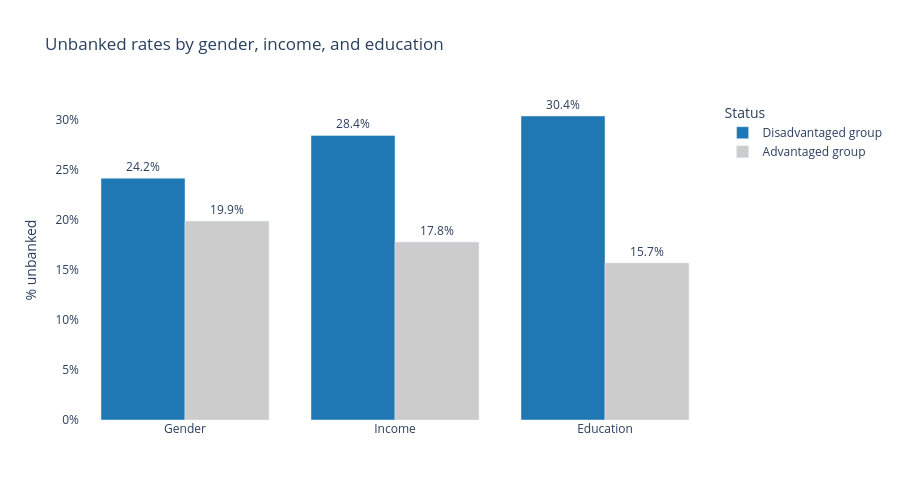

Notebook code cell kept with this figure:
### Markdown cell above
Within countries, the people who don't own financial accounts are not random. Using demographics taken from the World Bank API, and pooling these across countries yields the graph below.

### Code cell
# Create a list of demographic account ownership columns to convert from percentages to decimals
demo_cols = ["account_female", "account_male", "account_poor40", 
             "account_rich60", "account_prim_less", "account_sec_more"]

# Divide by 100 to convert to decimals to match the percent_with_fin_account variable
for col in demo_cols:
    merged[col] = merged[col] / 100     

# Compute population-weighted average percent with financial account for each demographic group

def weighted_unbanked(df, account_col, weight_col="adult_pop"):
    """Population-weighted unbanked rate (1 - account ownership)."""
    sub = df.dropna(subset=[account_col, weight_col])
    weighted_account = (sub[account_col] * sub[weight_col]).sum() / sub[weight_col].sum()
    return 1 - weighted_account

rows = [
    ("Gender",    "Women",              weighted_unbanked(merged, "account_female")),
    ("Gender",    "Men",                weighted_unbanked(merged, "account_male")),
    ("Income",    "Poorest 40%",        weighted_unbanked(merged, "account_poor40")),
    ("Income",    "Richest 60%",        weighted_unbanked(merged, "account_rich60")),
    ("Education", "Primary or less",    weighted_unbanked(merged, "account_prim_less")),
    ("Education", "Secondary or more",  weighted_unbanked(merged, "account_sec_more")),
]

unbanked_df = pd.DataFrame(rows, columns=["dimension", "group", "unbanked_rate"])

# Create bar chart showing unbanked rates by demographic group
unbanked_df["Status"] = unbanked_df["group"].map({
    "Women": "Disadvantaged group",
    "Men": "Advantaged group",
    "Poorest 40%": "Disadvantaged group",
    "Richest 60%": "Advantaged group",
    "Primary or less": "Disadvantaged group",
    "Secondary or more": "Advantaged group",
})

unbanked_fig = px.bar(
    unbanked_df,
    x="dimension",
    y="unbanked_rate",
    color="Status",
    barmode="group",
    hover_data=["group"],
    text=unbanked_df["unbanked_rate"].mul(100).round(1).astype(str) + "%",
    color_discrete_map={"Advantaged group": "#cccccc", "Disadvantaged group": "#1f77b4"},
    title="Unbanked rates by gender, income, and education",
    labels={"unbanked_rate": "% unbanked", "dimension": ""},
)
unbanked_fig.update_traces(textposition="outside")
unbanked_fig.update_layout(yaxis_tickformat=".0%", height=500, plot_bgcolor="white")
unbanked_fig.show()

### Figure 1 — Plotly figure (JSON) as saved in the notebook; plotly's stock layout.template omitted (floating-point values rounded to 4 significant figures)
{"data": [{"alignmentgroup": "True", "customdata": [["Women"], ["Poorest 40%"], ["Primary or less"]], "hovertemplate": "Status=Disadvantaged group<br>=%{x}<br>% unbanked=%{y}<br>text=%{text}<br>group=%{customdata[0]}<extra></extra>", "legendgroup": "Disadvantaged group", "marker": {"color": "#1f77b4", "pattern": {"shape": ""}}, "name": "Disadvantaged group", "offsetgroup": "Disadvantaged group", "orientation": "v", "showlegend": true, "text": ["24.2%", "28.4%", "30.4%"], "textposition": "outside", "type": "bar", "x": ["Gender", "Income", "Education"], "xaxis": "x", "y": [0.2416, 0.2844, 0.3038], "yaxis": "y"}, {"alignmentgroup": "True", "customdata": [["Men"], ["Richest 60%"], ["Secondary or more"]], "hovertemplate": "Status=Advantaged group<br>=%{x}<br>% unbanked=%{y}<br>text=%{text}<br>group=%{customdata[0]}<extra></extra>", "legendgroup": "Advantaged group", "marker": {"color": "#cccccc", "pattern": {"shape": ""}}, "name": "Advantaged group", "offsetgroup": "Advantaged group", "orientation": "v", "showlegend": true, "text": ["19.9%", "17.8%", "15.7%"], "textposition": "outside", "type": "bar", "x": ["Gender", "Income", "Education"], "xaxis": "x", "y": [0.1988, 0.1778, 0.157], "yaxis": "y"}], "layout": {"barmode": "group", "height": 500, "legend": {"title": {"text": "Status"}, "tracegroupgap": 0}, "plot_bgcolor": "white", "title": {"text": "Unbanked rates by gender, income, and education"}, "xaxis": {"anchor": "y", "domain": [0, 1], "title": {"text": ""}}, "yaxis": {"anchor": "x", "domain": [0, 1], "tickformat": ".0%", "title": {"text": "% unbanked"}}}}
